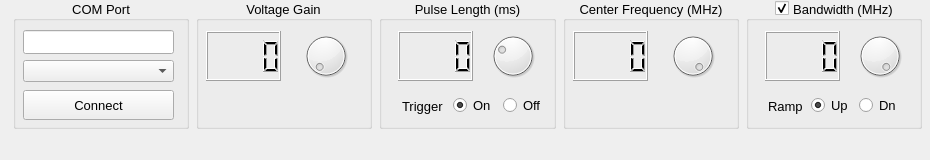
  <widget class="QDockWidget" name="radar_controls_group">
   <property name="sizePolicy">
    <sizepolicy hsizetype="Minimum" vsizetype="Minimum">
     <horstretch>0</horstretch>
     <verstretch>0</verstretch>
    </sizepolicy>
   </property>
   <property name="minimumSize">
    <size>
     <width>930</width>
     <height>160</height>
    </size>
   </property>
   <property name="maximumSize">
    <size>
     <width>930</width>
     <height>160</height>
    </size>
   </property>
   <property name="features">
    <set>QDockWidget::DockWidgetFloatable|QDockWidget::DockWidgetMovable</set>
   </property>
   <property name="allowedAreas">
    <set>Qt::BottomDockWidgetArea|Qt::TopDockWidgetArea</set>
   </property>
   <property name="windowTitle">
    <string>Radar Controls</string>
   </property>
   <attribute name="dockWidgetArea">
    <number>4</number>
   </attribute>
   <widget class="QWidget" name="dockWidgetContents_3">
    <widget class="QGroupBox" name="gain_gb_2">
     <property name="geometry">
      <rect>
       <x>13</x>
       <y>0</y>
       <width>176</width>
       <height>129</height>
      </rect>
     </property>
     <property name="sizePolicy">
      <sizepolicy hsizetype="Minimum" vsizetype="Preferred">
       <horstretch>0</horstretch>
       <verstretch>0</verstretch>
      </sizepolicy>
     </property>
     <property name="minimumSize">
      <size>
       <width>160</width>
       <height>0</height>
      </size>
     </property>
     <property name="font">
      <font>
       <pointsize>10</pointsize>
       <weight>50</weight>
       <bold>false</bold>
      </font>
     </property>
     <property name="title">
      <string>COM Port</string>
     </property>
     <property name="alignment">
      <set>Qt::AlignCenter</set>
     </property>
     <widget class="QComboBox" name="connect_cb">
      <property name="geometry">
       <rect>
        <x>10</x>
        <y>60</y>
        <width>151</width>
        <height>22</height>
       </rect>
      </property>
      <property name="font">
       <font>
        <pointsize>8</pointsize>
        <weight>50</weight>
        <bold>false</bold>
       </font>
      </property>
      <property name="sizeAdjustPolicy">
       <enum>QComboBox::AdjustToMinimumContentsLength</enum>
      </property>
      <property name="frame">
       <bool>true</bool>
      </property>
     </widget>
     <widget class="QLineEdit" name="connect_status_le">
      <property name="geometry">
       <rect>
        <x>10</x>
        <y>30</y>
        <width>151</width>
        <height>24</height>
       </rect>
      </property>
      <property name="font">
       <font>
        <pointsize>8</pointsize>
        <weight>50</weight>
        <bold>false</bold>
       </font>
      </property>
      <property name="alignment">
       <set>Qt::AlignCenter</set>
      </property>
     </widget>
     <widget class="QPushButton" name="connect_pb">
      <property name="geometry">
       <rect>
        <x>10</x>
        <y>90</y>
        <width>151</width>
        <height>30</height>
       </rect>
      </property>
      <property name="font">
       <font>
        <pointsize>10</pointsize>
        <weight>50</weight>
        <bold>false</bold>
       </font>
      </property>
      <property name="text">
       <string>Connect</string>
      </property>
      <property name="checkable">
       <bool>true</bool>
      </property>
     </widget>
    </widget>
    <widget class="QGroupBox" name="gain_gb">
     <property name="geometry">
      <rect>
       <x>196</x>
       <y>0</y>
       <width>176</width>
       <height>129</height>
      </rect>
     </property>
     <property name="sizePolicy">
      <sizepolicy hsizetype="Minimum" vsizetype="Preferred">
       <horstretch>0</horstretch>
       <verstretch>0</verstretch>
      </sizepolicy>
     </property>
     <property name="minimumSize">
      <size>
       <width>160</width>
       <height>0</height>
      </size>
     </property>
     <property name="font">
      <font>
       <pointsize>10</pointsize>
       <weight>50</weight>
       <bold>false</bold>
      </font>
     </property>
     <property name="title">
      <string>Voltage Gain</string>
     </property>
     <property name="alignment">
      <set>Qt::AlignCenter</set>
     </property>
     <widget class="QWidget" name="layoutWidget_3">
      <property name="geometry">
       <rect>
        <x>10</x>
        <y>30</y>
        <width>159</width>
        <height>52</height>
       </rect>
      </property>
      <layout class="QHBoxLayout" name="horizontalLayout">
       <item>
        <widget class="QLCDNumber" name="gain_lcd">
         <property name="minimumSize">
          <size>
           <width>75</width>
           <height>50</height>
          </size>
         </property>
         <property name="maximumSize">
          <size>
           <width>75</width>
           <height>50</height>
          </size>
         </property>
         <property name="baseSize">
          <size>
           <width>75</width>
           <height>50</height>
          </size>
         </property>
         <property name="font">
          <font>
           <pointsize>12</pointsize>
           <weight>50</weight>
           <bold>false</bold>
          </font>
         </property>
         <property name="smallDecimalPoint">
          <bool>false</bool>
         </property>
         <property name="digitCount">
          <number>4</number>
         </property>
        </widget>
       </item>
       <item alignment="Qt::AlignHCenter|Qt::AlignVCenter">
        <widget class="QDial" name="gain_dial">
         <property name="minimumSize">
          <size>
           <width>50</width>
           <height>50</height>
          </size>
         </property>
         <property name="maximumSize">
          <size>
           <width>50</width>
           <height>50</height>
          </size>
         </property>
         <property name="minimum">
          <number>0</number>
         </property>
         <property name="maximum">
          <number>10</number>
         </property>
         <property name="singleStep">
          <number>1</number>
         </property>
         <property name="pageStep">
          <number>1</number>
         </property>
         <property name="value">
          <number>0</number>
         </property>
         <property name="sliderPosition">
          <number>0</number>
         </property>
         <property name="wrapping">
          <bool>false</bool>
         </property>
         <property name="notchesVisible">
          <bool>false</bool>
         </property>
        </widget>
       </item>
      </layout>
     </widget>
    </widget>
    <widget class="QGroupBox" name="pulse_length_gb">
     <property name="geometry">
      <rect>
       <x>379</x>
       <y>0</y>
       <width>177</width>
       <height>129</height>
      </rect>
     </property>
     <property name="sizePolicy">
      <sizepolicy hsizetype="Minimum" vsizetype="Preferred">
       <horstretch>0</horstretch>
       <verstretch>0</verstretch>
      </sizepolicy>
     </property>
     <property name="minimumSize">
      <size>
       <width>160</width>
       <height>0</height>
      </size>
     </property>
     <property name="font">
      <font>
       <pointsize>10</pointsize>
       <weight>50</weight>
       <bold>false</bold>
      </font>
     </property>
     <property name="title">
      <string>Pulse Length (ms)</string>
     </property>
     <property name="alignment">
      <set>Qt::AlignCenter</set>
     </property>
     <widget class="QWidget" name="layoutWidget_5">
      <property name="geometry">
       <rect>
        <x>10</x>
        <y>30</y>
        <width>159</width>
        <height>52</height>
       </rect>
      </property>
      <layout class="QHBoxLayout" name="horizontalLayout_6">
       <item>
        <widget class="QLCDNumber" name="pulse_length_lcd">
         <property name="minimumSize">
          <size>
           <width>75</width>
           <height>50</height>
          </size>
         </property>
         <property name="maximumSize">
          <size>
           <width>75</width>
           <height>50</height>
          </size>
         </property>
         <property name="baseSize">
          <size>
           <width>75</width>
           <height>50</height>
          </size>
         </property>
         <property name="font">
          <font>
           <pointsize>12</pointsize>
           <weight>50</weight>
           <bold>false</bold>
          </font>
         </property>
         <property name="smallDecimalPoint">
          <bool>false</bool>
         </property>
         <property name="digitCount">
          <number>4</number>
         </property>
         <property name="segmentStyle">
          <enum>QLCDNumber::Filled</enum>
         </property>
         <property name="intValue" stdset="0">
          <number>0</number>
         </property>
        </widget>
       </item>
       <item>
        <widget class="QDial" name="pulse_length_dial">
         <property name="minimumSize">
          <size>
           <width>50</width>
           <height>50</height>
          </size>
         </property>
         <property name="maximumSize">
          <size>
           <width>50</width>
           <height>50</height>
          </size>
         </property>
         <property name="maximum">
          <number>10</number>
         </property>
         <property name="singleStep">
          <number>1</number>
         </property>
         <property name="pageStep">
          <number>1</number>
         </property>
         <property name="value">
          <number>3</number>
         </property>
         <property name="wrapping">
          <bool>false</bool>
         </property>
         <property name="notchesVisible">
          <bool>false</bool>
         </property>
        </widget>
       </item>
      </layout>
     </widget>
     <widget class="QWidget" name="">
      <property name="geometry">
       <rect>
        <x>23</x>
        <y>95</y>
        <width>146</width>
        <height>22</height>
       </rect>
      </property>
      <layout class="QHBoxLayout" name="horizontalLayout_3">
       <item>
        <widget class="QLabel" name="label_4">
         <property name="font">
          <font>
           <pointsize>10</pointsize>
           <weight>50</weight>
           <bold>false</bold>
          </font>
         </property>
         <property name="text">
          <string>Trigger</string>
         </property>
        </widget>
       </item>
       <item>
        <widget class="QRadioButton" name="trigger_on_rb">
         <property name="font">
          <font>
           <pointsize>10</pointsize>
           <weight>50</weight>
           <bold>false</bold>
          </font>
         </property>
         <property name="text">
          <string notr="true">On</string>
         </property>
         <property name="checked">
          <bool>true</bool>
         </property>
        </widget>
       </item>
       <item>
        <widget class="QRadioButton" name="trigger_off_rb">
         <property name="font">
          <font>
           <pointsize>10</pointsize>
           <weight>50</weight>
           <bold>false</bold>
          </font>
         </property>
         <property name="text">
          <string notr="true">Off</string>
         </property>
        </widget>
       </item>
      </layout>
     </widget>
    </widget>
    <widget class="QGroupBox" name="frequency_gb">
     <property name="geometry">
      <rect>
       <x>563</x>
       <y>0</y>
       <width>176</width>
       <height>129</height>
      </rect>
     </property>
     <property name="sizePolicy">
      <sizepolicy hsizetype="Minimum" vsizetype="Preferred">
       <horstretch>0</horstretch>
       <verstretch>0</verstretch>
      </sizepolicy>
     </property>
     <property name="minimumSize">
      <size>
       <width>160</width>
       <height>0</height>
      </size>
     </property>
     <property name="font">
      <font>
       <pointsize>10</pointsize>
       <weight>50</weight>
       <bold>false</bold>
      </font>
     </property>
     <property name="title">
      <string>Center Frequency (MHz)</string>
     </property>
     <property name="alignment">
      <set>Qt::AlignCenter</set>
     </property>
     <widget class="QWidget" name="layoutWidget_4">
      <property name="geometry">
       <rect>
        <x>10</x>
        <y>30</y>
        <width>159</width>
        <height>52</height>
       </rect>
      </property>
      <layout class="QHBoxLayout" name="horizontalLayout_4">
       <item>
        <widget class="QLCDNumber" name="frequency_lcd">
         <property name="minimumSize">
          <size>
           <width>75</width>
           <height>50</height>
          </size>
         </property>
         <property name="maximumSize">
          <size>
           <width>75</width>
           <height>50</height>
          </size>
         </property>
         <property name="baseSize">
          <size>
           <width>75</width>
           <height>50</height>
          </size>
         </property>
         <property name="font">
          <font>
           <pointsize>12</pointsize>
           <weight>50</weight>
           <bold>false</bold>
          </font>
         </property>
         <property name="smallDecimalPoint">
          <bool>false</bool>
         </property>
         <property name="digitCount">
          <number>4</number>
         </property>
         <property name="intValue" stdset="0">
          <number>0</number>
         </property>
        </widget>
       </item>
       <item alignment="Qt::AlignHCenter|Qt::AlignVCenter">
        <widget class="QDial" name="frequency_dial">
         <property name="minimumSize">
          <size>
           <width>50</width>
           <height>50</height>
          </size>
         </property>
         <property name="maximumSize">
          <size>
           <width>50</width>
           <height>50</height>
          </size>
         </property>
         <property name="minimum">
          <number>0</number>
         </property>
         <property name="maximum">
          <number>10</number>
         </property>
         <property name="singleStep">
          <number>1</number>
         </property>
         <property name="pageStep">
          <number>10</number>
         </property>
         <property name="value">
          <number>10</number>
         </property>
         <property name="wrapping">
          <bool>false</bool>
         </property>
         <property name="notchesVisible">
          <bool>false</bool>
         </property>
        </widget>
       </item>
      </layout>
     </widget>
    </widget>
    <widget class="QGroupBox" name="bandwidth_gb">
     <property name="geometry">
      <rect>
       <x>746</x>
       <y>0</y>
       <width>176</width>
       <height>129</height>
      </rect>
     </property>
     <property name="sizePolicy">
      <sizepolicy hsizetype="Minimum" vsizetype="Preferred">
       <horstretch>0</horstretch>
       <verstretch>0</verstretch>
      </sizepolicy>
     </property>
     <property name="minimumSize">
      <size>
       <width>160</width>
       <height>0</height>
      </size>
     </property>
     <property name="font">
      <font>
       <pointsize>10</pointsize>
       <weight>50</weight>
       <bold>false</bold>
      </font>
     </property>
     <property name="title">
      <string>Bandwidth (MHz)</string>
     </property>
     <property name="alignment">
      <set>Qt::AlignCenter</set>
     </property>
     <property name="checkable">
      <bool>true</bool>
     </property>
     <widget class="QWidget" name="layoutWidget">
      <property name="geometry">
       <rect>
        <x>10</x>
        <y>30</y>
        <width>159</width>
        <height>52</height>
       </rect>
      </property>
      <layout class="QHBoxLayout" name="horizontalLayout_2">
       <item>
        <widget class="QLCDNumber" name="bandwidth_lcd">
         <property name="minimumSize">
          <size>
           <width>75</width>
           <height>50</height>
          </size>
         </property>
         <property name="maximumSize">
          <size>
           <width>75</width>
           <height>50</height>
          </size>
         </property>
         <property name="baseSize">
          <size>
           <width>75</width>
           <height>50</height>
          </size>
         </property>
         <property name="font">
          <font>
           <pointsize>12</pointsize>
           <weight>50</weight>
           <bold>false</bold>
          </font>
         </property>
         <property name="smallDecimalPoint">
          <bool>false</bool>
         </property>
         <property name="digitCount">
          <number>4</number>
         </property>
         <property name="segmentStyle">
          <enum>QLCDNumber::Filled</enum>
         </property>
         <property name="intValue" stdset="0">
          <number>0</number>
         </property>
        </widget>
       </item>
       <item>
        <widget class="QDial" name="bandwidth_dial">
         <property name="minimumSize">
          <size>
           <width>50</width>
           <height>50</height>
          </size>
         </property>
         <property name="maximumSize">
          <size>
           <width>50</width>
           <height>50</height>
          </size>
         </property>
         <property name="maximum">
          <number>10</number>
         </property>
         <property name="singleStep">
          <number>1</number>
         </property>
         <property name="pageStep">
          <number>10</number>
         </property>
         <property name="value">
          <number>10</number>
         </property>
         <property name="wrapping">
          <bool>false</bool>
         </property>
         <property name="notchesVisible">
          <bool>false</bool>
         </property>
        </widget>
       </item>
      </layout>
     </widget>
     <widget class="QWidget" name="">
      <property name="geometry">
       <rect>
        <x>22</x>
        <y>95</y>
        <width>133</width>
        <height>22</height>
       </rect>
      </property>
      <layout class="QHBoxLayout" name="horizontalLayout_7">
       <item>
        <widget class="QLabel" name="label_2">
         <property name="font">
          <font>
           <pointsize>10</pointsize>
           <weight>50</weight>
           <bold>false</bold>
          </font>
         </property>
         <property name="text">
          <string>Ramp</string>
         </property>
        </widget>
       </item>
       <item>
        <widget class="QRadioButton" name="ramp_up_rb">
         <property name="font">
          <font>
           <pointsize>10</pointsize>
           <weight>50</weight>
           <bold>false</bold>
          </font>
         </property>
         <property name="text">
          <string notr="true">Up</string>
         </property>
         <property name="checked">
          <bool>true</bool>
         </property>
        </widget>
       </item>
       <item>
        <widget class="QRadioButton" name="ramp_dn_rb">
         <property name="sizePolicy">
          <sizepolicy hsizetype="Fixed" vsizetype="Fixed">
           <horstretch>0</horstretch>
           <verstretch>0</verstretch>
          </sizepolicy>
         </property>
         <property name="font">
          <font>
           <pointsize>10</pointsize>
           <weight>50</weight>
           <bold>false</bold>
          </font>
         </property>
         <property name="text">
          <string notr="true">Dn</string>
         </property>
        </widget>
       </item>
      </layout>
     </widget>
    </widget>
   </widget>
  </widget>
